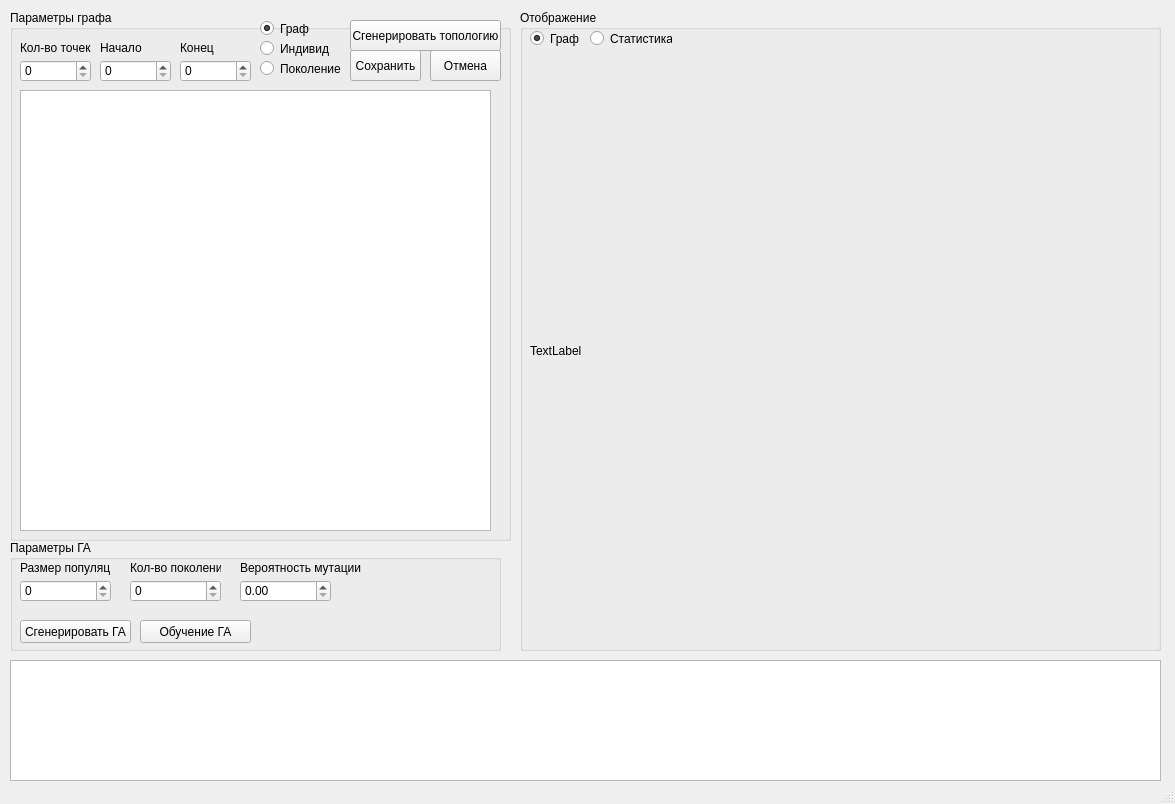
<?xml version="1.0" encoding="UTF-8"?>
<ui version="4.0">
 <class>MainWindow</class>
 <widget class="QMainWindow" name="MainWindow">
  <property name="geometry">
   <rect>
    <x>0</x>
    <y>0</y>
    <width>1175</width>
    <height>804</height>
   </rect>
  </property>
  <property name="windowTitle">
   <string>Пахомов ДВ 224-321</string>
  </property>
  <widget class="QWidget" name="centralwidget">
   <widget class="QGroupBox" name="groupBox">
    <property name="geometry">
     <rect>
      <x>10</x>
      <y>540</y>
      <width>491</width>
      <height>111</height>
     </rect>
    </property>
    <property name="title">
     <string>Параметры ГА</string>
    </property>
    <widget class="QLabel" name="label">
     <property name="geometry">
      <rect>
       <x>10</x>
       <y>20</y>
       <width>91</width>
       <height>16</height>
      </rect>
     </property>
     <property name="text">
      <string>Размер популяции</string>
     </property>
    </widget>
    <widget class="QSpinBox" name="Size_population_spinBox">
     <property name="geometry">
      <rect>
       <x>10</x>
       <y>40</y>
       <width>91</width>
       <height>22</height>
      </rect>
     </property>
     <property name="maximum">
      <number>1000</number>
     </property>
    </widget>
    <widget class="QLabel" name="label_2">
     <property name="geometry">
      <rect>
       <x>120</x>
       <y>20</y>
       <width>91</width>
       <height>16</height>
      </rect>
     </property>
     <property name="text">
      <string>Кол-во поколений</string>
     </property>
    </widget>
    <widget class="QSpinBox" name="Count_General_spinBox">
     <property name="geometry">
      <rect>
       <x>120</x>
       <y>40</y>
       <width>91</width>
       <height>22</height>
      </rect>
     </property>
     <property name="maximum">
      <number>1000</number>
     </property>
    </widget>
    <widget class="QLabel" name="label_6">
     <property name="geometry">
      <rect>
       <x>230</x>
       <y>20</y>
       <width>121</width>
       <height>16</height>
      </rect>
     </property>
     <property name="text">
      <string>Вероятность мутации</string>
     </property>
    </widget>
    <widget class="QDoubleSpinBox" name="Mutantion_doubleSpinBox">
     <property name="geometry">
      <rect>
       <x>230</x>
       <y>40</y>
       <width>91</width>
       <height>22</height>
      </rect>
     </property>
     <property name="maximum">
      <double>100.000000000000000</double>
     </property>
     <property name="singleStep">
      <double>0.500000000000000</double>
     </property>
    </widget>
    <widget class="QPushButton" name="Train_GA_pushButton">
     <property name="geometry">
      <rect>
       <x>130</x>
       <y>80</y>
       <width>111</width>
       <height>23</height>
      </rect>
     </property>
     <property name="text">
      <string>Обучение ГА</string>
     </property>
    </widget>
    <widget class="QPushButton" name="Create_GA_pushButton">
     <property name="geometry">
      <rect>
       <x>10</x>
       <y>80</y>
       <width>111</width>
       <height>23</height>
      </rect>
     </property>
     <property name="text">
      <string>Сгенерировать ГА</string>
     </property>
    </widget>
   </widget>
   <widget class="QGroupBox" name="groupBox_2">
    <property name="geometry">
     <rect>
      <x>10</x>
      <y>10</y>
      <width>501</width>
      <height>531</height>
     </rect>
    </property>
    <property name="title">
     <string>Параметры графа</string>
    </property>
    <widget class="QLabel" name="label_3">
     <property name="geometry">
      <rect>
       <x>10</x>
       <y>30</y>
       <width>71</width>
       <height>16</height>
      </rect>
     </property>
     <property name="text">
      <string>Кол-во точек</string>
     </property>
    </widget>
    <widget class="QSpinBox" name="Count_points_spinBox">
     <property name="geometry">
      <rect>
       <x>10</x>
       <y>50</y>
       <width>71</width>
       <height>22</height>
      </rect>
     </property>
     <property name="maximum">
      <number>10</number>
     </property>
    </widget>
    <widget class="QPushButton" name="Generate_graph_pushButton">
     <property name="geometry">
      <rect>
       <x>340</x>
       <y>10</y>
       <width>151</width>
       <height>31</height>
      </rect>
     </property>
     <property name="text">
      <string>Сгенерировать топологию</string>
     </property>
    </widget>
    <widget class="QPushButton" name="Save_Graph_pushButton">
     <property name="geometry">
      <rect>
       <x>340</x>
       <y>40</y>
       <width>71</width>
       <height>31</height>
      </rect>
     </property>
     <property name="text">
      <string>Сохранить</string>
     </property>
    </widget>
    <widget class="QSpinBox" name="Start_point_spinBox">
     <property name="geometry">
      <rect>
       <x>90</x>
       <y>50</y>
       <width>71</width>
       <height>22</height>
      </rect>
     </property>
     <property name="maximum">
      <number>10</number>
     </property>
    </widget>
    <widget class="QLabel" name="label_4">
     <property name="geometry">
      <rect>
       <x>90</x>
       <y>30</y>
       <width>71</width>
       <height>16</height>
      </rect>
     </property>
     <property name="text">
      <string>Начало</string>
     </property>
    </widget>
    <widget class="QSpinBox" name="Finish_points_spinBox">
     <property name="geometry">
      <rect>
       <x>170</x>
       <y>50</y>
       <width>71</width>
       <height>22</height>
      </rect>
     </property>
     <property name="maximum">
      <number>10</number>
     </property>
    </widget>
    <widget class="QLabel" name="label_5">
     <property name="geometry">
      <rect>
       <x>170</x>
       <y>30</y>
       <width>71</width>
       <height>16</height>
      </rect>
     </property>
     <property name="text">
      <string>Конец</string>
     </property>
    </widget>
    <widget class="QTableWidget" name="Adjacency_TabletableWidget">
     <property name="geometry">
      <rect>
       <x>10</x>
       <y>80</y>
       <width>471</width>
       <height>441</height>
      </rect>
     </property>
    </widget>
    <widget class="QPushButton" name="Back_Graph_pushButton">
     <property name="geometry">
      <rect>
       <x>420</x>
       <y>40</y>
       <width>71</width>
       <height>31</height>
      </rect>
     </property>
     <property name="text">
      <string>Отмена</string>
     </property>
    </widget>
    <widget class="QRadioButton" name="Graph_radioButton">
     <property name="geometry">
      <rect>
       <x>250</x>
       <y>10</y>
       <width>51</width>
       <height>17</height>
      </rect>
     </property>
     <property name="text">
      <string>Граф</string>
     </property>
     <property name="checked">
      <bool>true</bool>
     </property>
    </widget>
    <widget class="QRadioButton" name="Ind_radioButton">
     <property name="geometry">
      <rect>
       <x>250</x>
       <y>30</y>
       <width>71</width>
       <height>17</height>
      </rect>
     </property>
     <property name="text">
      <string>Индивид </string>
     </property>
    </widget>
    <widget class="QRadioButton" name="Generation_radioButton">
     <property name="geometry">
      <rect>
       <x>250</x>
       <y>50</y>
       <width>81</width>
       <height>17</height>
      </rect>
     </property>
     <property name="text">
      <string>Поколение</string>
     </property>
    </widget>
   </widget>
   <widget class="QGroupBox" name="groupBox_3">
    <property name="geometry">
     <rect>
      <x>520</x>
      <y>10</y>
      <width>641</width>
      <height>641</height>
     </rect>
    </property>
    <property name="title">
     <string>Отображение</string>
    </property>
    <widget class="QLabel" name="Image_label">
     <property name="geometry">
      <rect>
       <x>10</x>
       <y>50</y>
       <width>621</width>
       <height>581</height>
      </rect>
     </property>
     <property name="text">
      <string>TextLabel</string>
     </property>
    </widget>
    <widget class="QRadioButton" name="Graph_view_radioButton">
     <property name="geometry">
      <rect>
       <x>10</x>
       <y>20</y>
       <width>82</width>
       <height>17</height>
      </rect>
     </property>
     <property name="text">
      <string>Граф</string>
     </property>
     <property name="checked">
      <bool>true</bool>
     </property>
    </widget>
    <widget class="QRadioButton" name="Statistics_view_radioButton">
     <property name="geometry">
      <rect>
       <x>70</x>
       <y>20</y>
       <width>82</width>
       <height>17</height>
      </rect>
     </property>
     <property name="text">
      <string>Статистика</string>
     </property>
    </widget>
   </widget>
   <widget class="QTextEdit" name="Log_textEdit">
    <property name="geometry">
     <rect>
      <x>10</x>
      <y>660</y>
      <width>1151</width>
      <height>121</height>
     </rect>
    </property>
   </widget>
  </widget>
  <widget class="QStatusBar" name="statusbar"/>
 </widget>
 <resources/>
 <connections/>
</ui>
